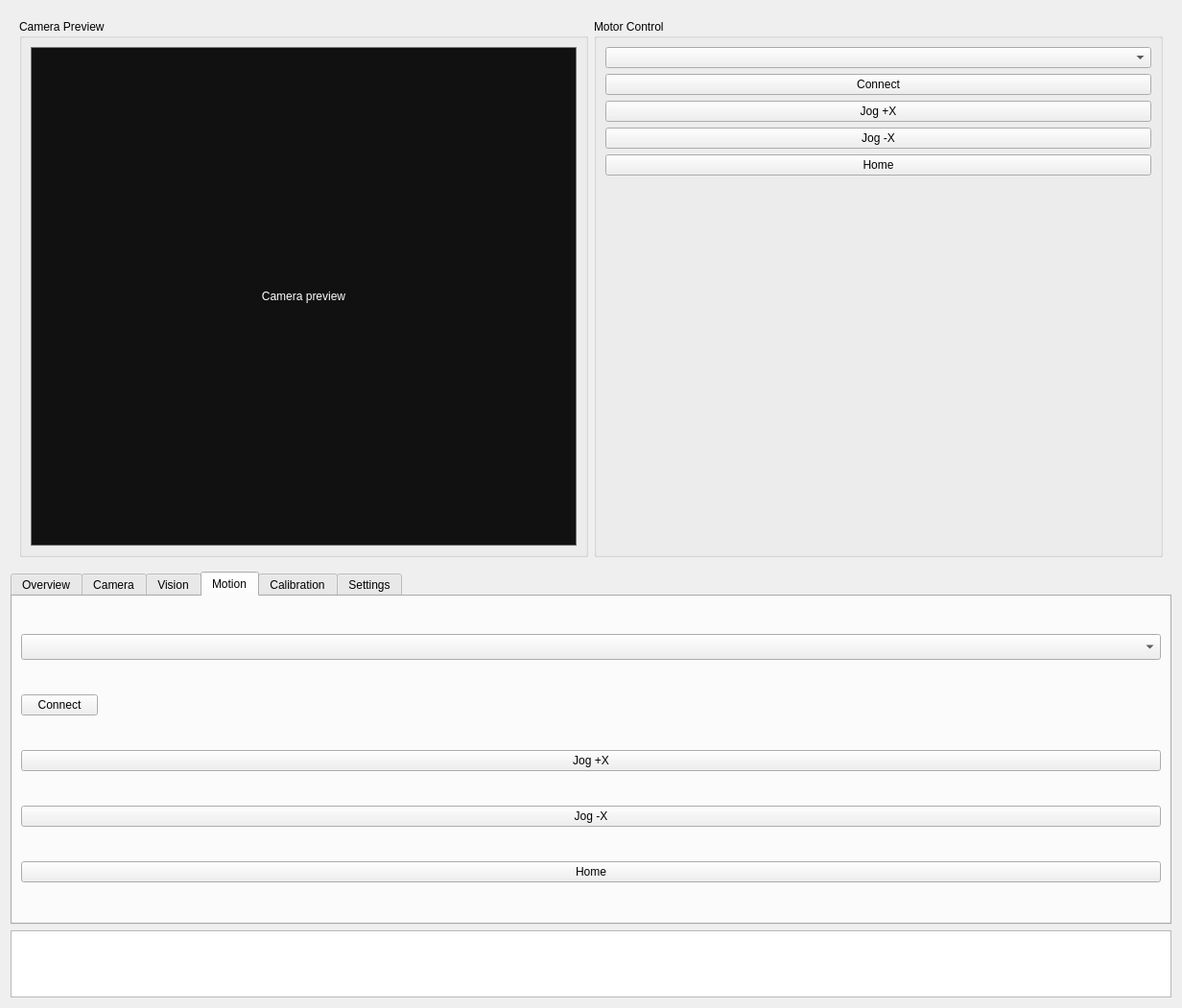
<?xml version="1.0" encoding="UTF-8"?>
<ui version="4.0">
 <class>Form</class>
 <widget class="QWidget" name="Form">
  <property name="geometry">
   <rect>
    <x>0</x>
    <y>0</y>
    <width>1232</width>
    <height>1046</height>
   </rect>
  </property>
  <property name="windowTitle">
   <string>ProbeCAM CNC</string>
  </property>
  <layout class="QVBoxLayout" name="rootLayout">
   <item>
    <widget class="QWidget" name="topPanel">
     <layout class="QHBoxLayout" name="topLayout">
      <item>
       <widget class="QGroupBox" name="cameraPreviewGroup">
        <property name="title">
         <string>Camera Preview</string>
        </property>
        <layout class="QVBoxLayout" name="cameraPreviewLayout">
         <item>
          <widget class="QLabel" name="previewLabel">
           <property name="minimumSize">
            <size>
             <width>0</width>
             <height>520</height>
            </size>
           </property>
           <property name="styleSheet">
            <string>border:1px solid #777; background:#111; color:#fff;</string>
           </property>
           <property name="text">
            <string>Camera preview</string>
           </property>
           <property name="alignment">
            <set>Qt::AlignmentFlag::AlignCenter</set>
           </property>
          </widget>
         </item>
        </layout>
       </widget>
      </item>
      <item>
       <widget class="QGroupBox" name="motorControlGroup">
        <property name="title">
         <string>Motor Control</string>
        </property>
        <layout class="QVBoxLayout" name="motorControlLayout">
         <item>
          <widget class="QComboBox" name="portCombo"/>
         </item>
         <item>
          <widget class="QPushButton" name="motionButton">
           <property name="text">
            <string>Connect</string>
           </property>
          </widget>
         </item>
         <item>
          <widget class="QPushButton" name="jogPlusButton">
           <property name="text">
            <string>Jog +X</string>
           </property>
          </widget>
         </item>
         <item>
          <widget class="QPushButton" name="jogMinusButton">
           <property name="text">
            <string>Jog -X</string>
           </property>
          </widget>
         </item>
         <item>
          <widget class="QPushButton" name="homeButton">
           <property name="text">
            <string>Home</string>
           </property>
          </widget>
         </item>
         <item>
          <spacer name="motorSpacer">
           <property name="orientation">
            <enum>Qt::Vertical</enum>
           </property>
           <property name="sizeHint">
            <size>
             <width>20</width>
             <height>20</height>
            </size>
           </property>
          </spacer>
         </item>
        </layout>
       </widget>
      </item>
     </layout>
    </widget>
   </item>
   <item>
    <widget class="QTabWidget" name="tabWidget">
     <property name="currentIndex">
      <number>3</number>
     </property>
     <widget class="QWidget" name="overviewTab">
      <attribute name="title">
       <string>Overview</string>
      </attribute>
      <layout class="QVBoxLayout" name="overviewLayout"/>
     </widget>
     <widget class="QWidget" name="cameraTab">
      <attribute name="title">
       <string>Camera</string>
      </attribute>
      <layout class="QVBoxLayout" name="cameraLayout">
       <item>
        <widget class="QComboBox" name="cameraCombo"/>
       </item>
       <item>
        <widget class="QPushButton" name="refreshCamerasButton">
         <property name="text">
          <string>Refresh cameras</string>
         </property>
        </widget>
       </item>
       <item>
        <widget class="QPushButton" name="cameraButton">
         <property name="text">
          <string>Start camera</string>
         </property>
        </widget>
       </item>
       <item>
        <widget class="QPushButton" name="processButton">
         <property name="text">
          <string>Apply vision pass</string>
         </property>
        </widget>
       </item>
       <item>
        <widget class="QGroupBox" name="cameraSettingsGroup">
         <property name="title">
          <string>Camera preset</string>
         </property>
         <layout class="QFormLayout" name="cameraSettingsLayout">
          <item row="0" column="0">
           <widget class="QLabel" name="labelWidth">
            <property name="text">
             <string>Width</string>
            </property>
           </widget>
          </item>
          <item row="0" column="1">
           <widget class="QSpinBox" name="widthSpinBox">
            <property name="minimum">
             <number>160</number>
            </property>
            <property name="maximum">
             <number>3840</number>
            </property>
            <property name="value">
             <number>1280</number>
            </property>
           </widget>
          </item>
          <item row="1" column="0">
           <widget class="QLabel" name="labelHeight">
            <property name="text">
             <string>Height</string>
            </property>
           </widget>
          </item>
          <item row="1" column="1">
           <widget class="QSpinBox" name="heightSpinBox">
            <property name="minimum">
             <number>120</number>
            </property>
            <property name="maximum">
             <number>2160</number>
            </property>
            <property name="value">
             <number>720</number>
            </property>
           </widget>
          </item>
          <item row="2" column="0">
           <widget class="QLabel" name="labelFPS">
            <property name="text">
             <string>FPS</string>
            </property>
           </widget>
          </item>
          <item row="2" column="1">
           <widget class="QSpinBox" name="fpsSpinBox">
            <property name="minimum">
             <number>1</number>
            </property>
            <property name="maximum">
             <number>60</number>
            </property>
            <property name="value">
             <number>30</number>
            </property>
           </widget>
          </item>
          <item row="3" column="0">
           <widget class="QLabel" name="labelExposure">
            <property name="text">
             <string>Exposure</string>
            </property>
           </widget>
          </item>
          <item row="3" column="1">
           <widget class="QSpinBox" name="exposureSpinBox">
            <property name="minimum">
             <number>-13</number>
            </property>
            <property name="maximum">
             <number>10000</number>
            </property>
            <property name="value">
             <number>-6</number>
            </property>
           </widget>
          </item>
          <item row="4" column="0">
           <widget class="QLabel" name="labelGain">
            <property name="text">
             <string>Gain</string>
            </property>
           </widget>
          </item>
          <item row="4" column="1">
           <widget class="QSpinBox" name="gainSpinBox">
            <property name="minimum">
             <number>0</number>
            </property>
            <property name="maximum">
             <number>100</number>
            </property>
            <property name="value">
             <number>0</number>
            </property>
           </widget>
          </item>
          <item row="5" column="0">
           <widget class="QPushButton" name="applyCameraSettingsButton">
            <property name="text">
             <string>Apply settings</string>
            </property>
           </widget>
          </item>
          <item row="5" column="1">
           <widget class="QPushButton" name="saveCameraSettingsButton">
            <property name="text">
             <string>Save preset</string>
            </property>
           </widget>
          </item>
         </layout>
        </widget>
       </item>
      </layout>
     </widget>
     <widget class="QWidget" name="visionTab">
      <attribute name="title">
       <string>Vision</string>
      </attribute>
      <layout class="QVBoxLayout" name="visionLayout">
       <item>
        <widget class="QLabel" name="visionResultLabel">
         <property name="minimumSize">
          <size>
           <width>0</width>
           <height>120</height>
          </size>
         </property>
         <property name="text">
          <string>Vision pipeline: idle</string>
         </property>
         <property name="wordWrap">
          <bool>true</bool>
         </property>
        </widget>
       </item>
      </layout>
     </widget>
     <widget class="QWidget" name="motionTab">
      <attribute name="title">
       <string>Motion</string>
      </attribute>
      <layout class="QVBoxLayout" name="motionLayout">
       <item>
        <widget class="QComboBox" name="portCombo">
         <property name="font">
          <font>
           <pointsize>12</pointsize>
          </font>
         </property>
         <property name="contextMenuPolicy">
          <enum>Qt::ContextMenuPolicy::DefaultContextMenu</enum>
         </property>
        </widget>
       </item>
       <item>
        <widget class="QPushButton" name="motionButton">
         <property name="sizePolicy">
          <sizepolicy hsizetype="Fixed" vsizetype="Fixed">
           <horstretch>100</horstretch>
           <verstretch>0</verstretch>
          </sizepolicy>
         </property>
         <property name="sizeIncrement">
          <size>
           <width>100</width>
           <height>0</height>
          </size>
         </property>
         <property name="baseSize">
          <size>
           <width>100</width>
           <height>100</height>
          </size>
         </property>
         <property name="mouseTracking">
          <bool>false</bool>
         </property>
         <property name="tabletTracking">
          <bool>false</bool>
         </property>
         <property name="acceptDrops">
          <bool>false</bool>
         </property>
         <property name="autoFillBackground">
          <bool>false</bool>
         </property>
         <property name="text">
          <string>Connect</string>
         </property>
         <property name="shortcut">
          <string notr="true"/>
         </property>
         <property name="checkable">
          <bool>false</bool>
         </property>
         <property name="autoRepeat">
          <bool>false</bool>
         </property>
         <property name="autoExclusive">
          <bool>false</bool>
         </property>
         <property name="autoDefault">
          <bool>false</bool>
         </property>
         <property name="default">
          <bool>false</bool>
         </property>
         <property name="flat">
          <bool>false</bool>
         </property>
        </widget>
       </item>
       <item>
        <widget class="QPushButton" name="jogPlusButton">
         <property name="text">
          <string>Jog +X</string>
         </property>
        </widget>
       </item>
       <item>
        <widget class="QPushButton" name="jogMinusButton">
         <property name="text">
          <string>Jog -X</string>
         </property>
        </widget>
       </item>
       <item>
        <widget class="QPushButton" name="homeButton">
         <property name="text">
          <string>Home</string>
         </property>
        </widget>
       </item>
      </layout>
     </widget>
     <widget class="QWidget" name="calibrationTab">
      <attribute name="title">
       <string>Calibration</string>
      </attribute>
      <layout class="QVBoxLayout" name="calibrationLayout">
       <item>
        <widget class="QLabel" name="calibrationInfoLabel">
         <property name="text">
          <string>Calibration workflow: use checkerboard or Charuco, then save the result profile.</string>
         </property>
         <property name="wordWrap">
          <bool>true</bool>
         </property>
        </widget>
       </item>
      </layout>
     </widget>
     <widget class="QWidget" name="settingsTab">
      <attribute name="title">
       <string>Settings</string>
      </attribute>
      <layout class="QVBoxLayout" name="settingsLayout">
       <item>
        <widget class="QLabel" name="settingsLabel">
         <property name="text">
          <string>Profiles and settings are saved as JSON in the data/ folder.</string>
         </property>
         <property name="wordWrap">
          <bool>true</bool>
         </property>
        </widget>
       </item>
       <item>
        <widget class="QPushButton" name="saveProfileButton">
         <property name="text">
          <string>Save profile</string>
         </property>
        </widget>
       </item>
       <item>
        <widget class="QPushButton" name="loadProfileButton">
         <property name="text">
          <string>Load profile</string>
         </property>
        </widget>
       </item>
      </layout>
     </widget>
    </widget>
   </item>
   <item>
    <widget class="QPlainTextEdit" name="eventLog">
     <property name="maximumSize">
      <size>
       <width>16777215</width>
       <height>220</height>
      </size>
     </property>
     <property name="readOnly">
      <bool>true</bool>
     </property>
    </widget>
   </item>
  </layout>
 </widget>
 <resources/>
 <connections/>
</ui>
